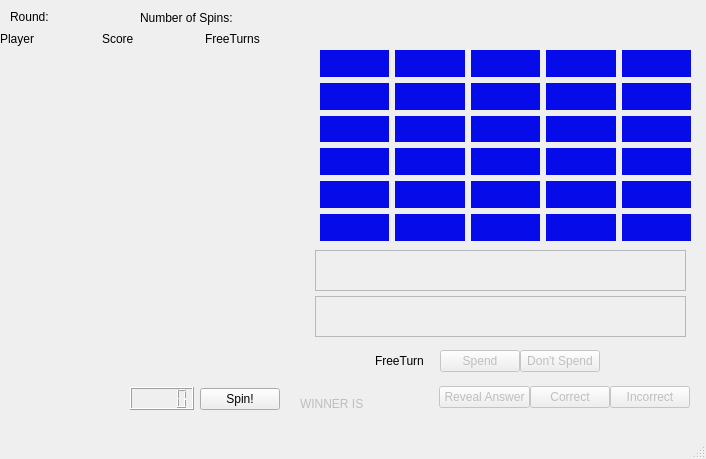
<?xml version="1.0" encoding="UTF-8"?>
<ui version="4.0">
 <class>MainWindow</class>
 <widget class="QMainWindow" name="MainWindow">
  <property name="enabled">
   <bool>true</bool>
  </property>
  <property name="geometry">
   <rect>
    <x>0</x>
    <y>0</y>
    <width>706</width>
    <height>459</height>
   </rect>
  </property>
  <property name="windowTitle">
   <string>MainWindow</string>
  </property>
  <widget class="QWidget" name="centralwidget">
   <widget class="QPushButton" name="doSpin">
    <property name="enabled">
     <bool>true</bool>
    </property>
    <property name="geometry">
     <rect>
      <x>200</x>
      <y>388</y>
      <width>80</width>
      <height>22</height>
     </rect>
    </property>
    <property name="text">
     <string>Spin!</string>
    </property>
   </widget>
   <widget class="QWidget" name="gridLayoutWidget">
    <property name="geometry">
     <rect>
      <x>0</x>
      <y>30</y>
      <width>301</width>
      <height>87</height>
     </rect>
    </property>
    <layout class="QGridLayout" name="playerData">
     <property name="sizeConstraint">
      <enum>QLayout::SetMinimumSize</enum>
     </property>
     <property name="horizontalSpacing">
      <number>6</number>
     </property>
     <item row="1" column="0">
      <widget class="QLabel" name="player0Name">
       <property name="text">
        <string/>
       </property>
      </widget>
     </item>
     <item row="2" column="2">
      <widget class="QLabel" name="player1FT">
       <property name="text">
        <string/>
       </property>
      </widget>
     </item>
     <item row="3" column="1">
      <widget class="QLabel" name="player2Score">
       <property name="text">
        <string/>
       </property>
      </widget>
     </item>
     <item row="2" column="0">
      <widget class="QLabel" name="player1Name">
       <property name="text">
        <string/>
       </property>
      </widget>
     </item>
     <item row="1" column="2">
      <widget class="QLabel" name="player0FT">
       <property name="text">
        <string/>
       </property>
      </widget>
     </item>
     <item row="3" column="2">
      <widget class="QLabel" name="player2FT">
       <property name="text">
        <string/>
       </property>
      </widget>
     </item>
     <item row="1" column="1">
      <widget class="QLabel" name="player0Score">
       <property name="text">
        <string/>
       </property>
      </widget>
     </item>
     <item row="3" column="0">
      <widget class="QLabel" name="player2Name">
       <property name="text">
        <string/>
       </property>
      </widget>
     </item>
     <item row="0" column="0">
      <widget class="QLabel" name="headerPlayer">
       <property name="text">
        <string>Player</string>
       </property>
      </widget>
     </item>
     <item row="0" column="1">
      <widget class="QLabel" name="headerScore">
       <property name="text">
        <string>Score</string>
       </property>
      </widget>
     </item>
     <item row="0" column="2">
      <widget class="QLabel" name="headerFreeTurnTokens">
       <property name="text">
        <string>FreeTurns</string>
       </property>
      </widget>
     </item>
     <item row="2" column="1">
      <widget class="QLabel" name="player1Score">
       <property name="text">
        <string/>
       </property>
      </widget>
     </item>
    </layout>
   </widget>
   <widget class="QLabel" name="labelRoundTitle">
    <property name="geometry">
     <rect>
      <x>10</x>
      <y>10</y>
      <width>54</width>
      <height>14</height>
     </rect>
    </property>
    <property name="text">
     <string>Round:</string>
    </property>
   </widget>
   <widget class="QLabel" name="roundNumber">
    <property name="geometry">
     <rect>
      <x>60</x>
      <y>10</y>
      <width>54</width>
      <height>14</height>
     </rect>
    </property>
    <property name="text">
     <string/>
    </property>
   </widget>
   <widget class="QLabel" name="labelNumSpins">
    <property name="geometry">
     <rect>
      <x>140</x>
      <y>10</y>
      <width>101</width>
      <height>16</height>
     </rect>
    </property>
    <property name="text">
     <string>Number of Spins:</string>
    </property>
   </widget>
   <widget class="QLabel" name="numSpins">
    <property name="geometry">
     <rect>
      <x>240</x>
      <y>10</y>
      <width>54</width>
      <height>14</height>
     </rect>
    </property>
    <property name="text">
     <string/>
    </property>
   </widget>
   <widget class="QLabel" name="labelWinner">
    <property name="enabled">
     <bool>false</bool>
    </property>
    <property name="geometry">
     <rect>
      <x>300</x>
      <y>396</y>
      <width>71</width>
      <height>16</height>
     </rect>
    </property>
    <property name="text">
     <string>WINNER IS</string>
    </property>
   </widget>
   <widget class="QLabel" name="winnerName">
    <property name="geometry">
     <rect>
      <x>370</x>
      <y>396</y>
      <width>111</width>
      <height>16</height>
     </rect>
    </property>
    <property name="text">
     <string/>
    </property>
   </widget>
   <widget class="QWidget" name="gridLayoutWidget_2">
    <property name="geometry">
     <rect>
      <x>0</x>
      <y>124</y>
      <width>301</width>
      <height>271</height>
     </rect>
    </property>
    <layout class="QGridLayout" name="wheel_categories">
     <item row="0" column="0">
      <widget class="QLabel" name="label_wheel_0">
       <property name="text">
        <string/>
       </property>
      </widget>
     </item>
     <item row="4" column="0">
      <widget class="QLabel" name="label_wheel_4">
       <property name="text">
        <string/>
       </property>
      </widget>
     </item>
     <item row="3" column="0">
      <widget class="QLabel" name="label_wheel_3">
       <property name="text">
        <string/>
       </property>
      </widget>
     </item>
     <item row="10" column="0">
      <widget class="QLabel" name="label_wheel_10">
       <property name="text">
        <string/>
       </property>
      </widget>
     </item>
     <item row="1" column="0">
      <widget class="QLabel" name="label_wheel_1">
       <property name="text">
        <string/>
       </property>
      </widget>
     </item>
     <item row="2" column="0">
      <widget class="QLabel" name="label_wheel_2">
       <property name="text">
        <string/>
       </property>
      </widget>
     </item>
     <item row="5" column="0">
      <widget class="QLabel" name="label_wheel_5">
       <property name="text">
        <string/>
       </property>
      </widget>
     </item>
     <item row="6" column="0">
      <widget class="QLabel" name="label_wheel_6">
       <property name="text">
        <string/>
       </property>
      </widget>
     </item>
     <item row="8" column="0">
      <widget class="QLabel" name="label_wheel_8">
       <property name="text">
        <string/>
       </property>
      </widget>
     </item>
     <item row="9" column="0">
      <widget class="QLabel" name="label_wheel_9">
       <property name="text">
        <string/>
       </property>
      </widget>
     </item>
     <item row="7" column="0">
      <widget class="QLabel" name="label_wheel_7">
       <property name="text">
        <string/>
       </property>
      </widget>
     </item>
     <item row="11" column="0">
      <widget class="QLabel" name="label_wheel_11">
       <property name="text">
        <string/>
       </property>
      </widget>
     </item>
    </layout>
   </widget>
   <widget class="QWidget" name="gridLayoutWidget_4">
    <property name="geometry">
     <rect>
      <x>320</x>
      <y>50</y>
      <width>371</width>
      <height>191</height>
     </rect>
    </property>
    <layout class="QGridLayout" name="gridLayout_4">
     <item row="3" column="1">
      <widget class="QLabel" name="label_board_col2_row4">
       <property name="styleSheet">
        <string notr="true">background-color:rgb(6,12,233)</string>
       </property>
       <property name="text">
        <string/>
       </property>
      </widget>
     </item>
     <item row="1" column="0">
      <widget class="QLabel" name="label_board_col1_row2">
       <property name="styleSheet">
        <string notr="true">background-color:rgb(6,12,233)</string>
       </property>
       <property name="text">
        <string/>
       </property>
      </widget>
     </item>
     <item row="0" column="4">
      <widget class="QLabel" name="label_board_col5_row1">
       <property name="styleSheet">
        <string notr="true">background-color:rgb(6,12,233)</string>
       </property>
       <property name="text">
        <string/>
       </property>
      </widget>
     </item>
     <item row="1" column="1">
      <widget class="QLabel" name="label_board_col2_row2">
       <property name="styleSheet">
        <string notr="true">background-color:rgb(6,12,233)</string>
       </property>
       <property name="text">
        <string/>
       </property>
      </widget>
     </item>
     <item row="0" column="0">
      <widget class="QLabel" name="label_board_col1_row1">
       <property name="styleSheet">
        <string notr="true">background-color:rgb(6,12,233)</string>
       </property>
       <property name="text">
        <string/>
       </property>
      </widget>
     </item>
     <item row="2" column="1">
      <widget class="QLabel" name="label_board_col2_row3">
       <property name="styleSheet">
        <string notr="true">background-color:rgb(6,12,233)</string>
       </property>
       <property name="text">
        <string/>
       </property>
      </widget>
     </item>
     <item row="0" column="2">
      <widget class="QLabel" name="label_board_col3_row1">
       <property name="styleSheet">
        <string notr="true">background-color:rgb(6,12,233)</string>
       </property>
       <property name="text">
        <string/>
       </property>
      </widget>
     </item>
     <item row="4" column="1">
      <widget class="QLabel" name="label_board_col2_row5">
       <property name="styleSheet">
        <string notr="true">background-color:rgb(6,12,233)</string>
       </property>
       <property name="text">
        <string/>
       </property>
      </widget>
     </item>
     <item row="0" column="3">
      <widget class="QLabel" name="label_board_col4_row1">
       <property name="styleSheet">
        <string notr="true">background-color:rgb(6,12,233)</string>
       </property>
       <property name="text">
        <string/>
       </property>
      </widget>
     </item>
     <item row="0" column="1">
      <widget class="QLabel" name="label_board_col2_row1">
       <property name="styleSheet">
        <string notr="true">background-color:rgb(6,12,233)</string>
       </property>
       <property name="text">
        <string/>
       </property>
      </widget>
     </item>
     <item row="5" column="1">
      <widget class="QLabel" name="label_board_col2_row6">
       <property name="styleSheet">
        <string notr="true">background-color:rgb(6,12,233)</string>
       </property>
       <property name="text">
        <string/>
       </property>
      </widget>
     </item>
     <item row="2" column="0">
      <widget class="QLabel" name="label_board_col1_row3">
       <property name="styleSheet">
        <string notr="true">background-color:rgb(6,12,233)</string>
       </property>
       <property name="text">
        <string/>
       </property>
      </widget>
     </item>
     <item row="3" column="0">
      <widget class="QLabel" name="label_board_col1_row4">
       <property name="styleSheet">
        <string notr="true">background-color:rgb(6,12,233)</string>
       </property>
       <property name="text">
        <string/>
       </property>
      </widget>
     </item>
     <item row="4" column="0">
      <widget class="QLabel" name="label_board_col1_row5">
       <property name="styleSheet">
        <string notr="true">background-color:rgb(6,12,233)</string>
       </property>
       <property name="text">
        <string/>
       </property>
      </widget>
     </item>
     <item row="5" column="0">
      <widget class="QLabel" name="label_board_col1_row6">
       <property name="styleSheet">
        <string notr="true">background-color:rgb(6,12,233)</string>
       </property>
       <property name="text">
        <string/>
       </property>
      </widget>
     </item>
     <item row="1" column="2">
      <widget class="QLabel" name="label_board_col3_row2">
       <property name="styleSheet">
        <string notr="true">background-color:rgb(6,12,233)</string>
       </property>
       <property name="text">
        <string/>
       </property>
      </widget>
     </item>
     <item row="2" column="2">
      <widget class="QLabel" name="label_board_col3_row3">
       <property name="styleSheet">
        <string notr="true">background-color:rgb(6,12,233)</string>
       </property>
       <property name="text">
        <string/>
       </property>
      </widget>
     </item>
     <item row="3" column="2">
      <widget class="QLabel" name="label_board_col3_row4">
       <property name="styleSheet">
        <string notr="true">background-color:rgb(6,12,233)</string>
       </property>
       <property name="text">
        <string/>
       </property>
      </widget>
     </item>
     <item row="4" column="2">
      <widget class="QLabel" name="label_board_col3_row5">
       <property name="styleSheet">
        <string notr="true">background-color:rgb(6,12,233)</string>
       </property>
       <property name="text">
        <string/>
       </property>
      </widget>
     </item>
     <item row="5" column="2">
      <widget class="QLabel" name="label_board_col3_row6">
       <property name="styleSheet">
        <string notr="true">background-color:rgb(6,12,233)</string>
       </property>
       <property name="text">
        <string/>
       </property>
      </widget>
     </item>
     <item row="1" column="3">
      <widget class="QLabel" name="label_board_col4_row2">
       <property name="styleSheet">
        <string notr="true">background-color:rgb(6,12,233)</string>
       </property>
       <property name="text">
        <string/>
       </property>
      </widget>
     </item>
     <item row="1" column="4">
      <widget class="QLabel" name="label_board_col5_row2">
       <property name="styleSheet">
        <string notr="true">background-color:rgb(6,12,233)</string>
       </property>
       <property name="text">
        <string/>
       </property>
      </widget>
     </item>
     <item row="2" column="3">
      <widget class="QLabel" name="label_board_col4_row3">
       <property name="styleSheet">
        <string notr="true">background-color:rgb(6,12,233)</string>
       </property>
       <property name="text">
        <string/>
       </property>
      </widget>
     </item>
     <item row="2" column="4">
      <widget class="QLabel" name="label_board_col5_row3">
       <property name="styleSheet">
        <string notr="true">background-color:rgb(6,12,233)</string>
       </property>
       <property name="text">
        <string/>
       </property>
      </widget>
     </item>
     <item row="3" column="3">
      <widget class="QLabel" name="label_board_col4_row4">
       <property name="styleSheet">
        <string notr="true">background-color:rgb(6,12,233)</string>
       </property>
       <property name="text">
        <string/>
       </property>
      </widget>
     </item>
     <item row="3" column="4">
      <widget class="QLabel" name="label_board_col5_row4">
       <property name="styleSheet">
        <string notr="true">background-color:rgb(6,12,233)</string>
       </property>
       <property name="text">
        <string/>
       </property>
      </widget>
     </item>
     <item row="4" column="3">
      <widget class="QLabel" name="label_board_col4_row5">
       <property name="styleSheet">
        <string notr="true">background-color:rgb(6,12,233)</string>
       </property>
       <property name="text">
        <string/>
       </property>
      </widget>
     </item>
     <item row="5" column="3">
      <widget class="QLabel" name="label_board_col4_row6">
       <property name="styleSheet">
        <string notr="true">background-color:rgb(6,12,233)</string>
       </property>
       <property name="text">
        <string/>
       </property>
      </widget>
     </item>
     <item row="4" column="4">
      <widget class="QLabel" name="label_board_col5_row5">
       <property name="styleSheet">
        <string notr="true">background-color:rgb(6,12,233)</string>
       </property>
       <property name="text">
        <string/>
       </property>
      </widget>
     </item>
     <item row="5" column="4">
      <widget class="QLabel" name="label_board_col5_row6">
       <property name="styleSheet">
        <string notr="true">background-color:rgb(6,12,233)</string>
       </property>
       <property name="text">
        <string/>
       </property>
      </widget>
     </item>
    </layout>
   </widget>
   <widget class="QTextBrowser" name="textbox_question">
    <property name="enabled">
     <bool>false</bool>
    </property>
    <property name="geometry">
     <rect>
      <x>315</x>
      <y>250</y>
      <width>371</width>
      <height>41</height>
     </rect>
    </property>
   </widget>
   <widget class="QTextBrowser" name="textbox_answer">
    <property name="enabled">
     <bool>false</bool>
    </property>
    <property name="geometry">
     <rect>
      <x>315</x>
      <y>296</y>
      <width>371</width>
      <height>41</height>
     </rect>
    </property>
   </widget>
   <widget class="QPushButton" name="button_correct">
    <property name="enabled">
     <bool>false</bool>
    </property>
    <property name="geometry">
     <rect>
      <x>530</x>
      <y>386</y>
      <width>80</width>
      <height>22</height>
     </rect>
    </property>
    <property name="text">
     <string>Correct</string>
    </property>
   </widget>
   <widget class="QPushButton" name="button_incorrect">
    <property name="enabled">
     <bool>false</bool>
    </property>
    <property name="geometry">
     <rect>
      <x>610</x>
      <y>386</y>
      <width>80</width>
      <height>22</height>
     </rect>
    </property>
    <property name="text">
     <string>Incorrect</string>
    </property>
   </widget>
   <widget class="QLCDNumber" name="timer">
    <property name="geometry">
     <rect>
      <x>130</x>
      <y>387</y>
      <width>64</width>
      <height>23</height>
     </rect>
    </property>
   </widget>
   <widget class="QPushButton" name="button_reveal">
    <property name="enabled">
     <bool>false</bool>
    </property>
    <property name="geometry">
     <rect>
      <x>439</x>
      <y>386</y>
      <width>91</width>
      <height>22</height>
     </rect>
    </property>
    <property name="text">
     <string>Reveal Answer</string>
    </property>
   </widget>
   <widget class="QPushButton" name="freeTurnSpend">
    <property name="enabled">
     <bool>false</bool>
    </property>
    <property name="geometry">
     <rect>
      <x>440</x>
      <y>350</y>
      <width>80</width>
      <height>22</height>
     </rect>
    </property>
    <property name="text">
     <string>Spend</string>
    </property>
   </widget>
   <widget class="QPushButton" name="freeTurnSkip">
    <property name="enabled">
     <bool>false</bool>
    </property>
    <property name="geometry">
     <rect>
      <x>520</x>
      <y>350</y>
      <width>80</width>
      <height>22</height>
     </rect>
    </property>
    <property name="text">
     <string>Don't Spend</string>
    </property>
   </widget>
   <widget class="QLabel" name="freeTurnLabel">
    <property name="geometry">
     <rect>
      <x>375</x>
      <y>356</y>
      <width>54</width>
      <height>10</height>
     </rect>
    </property>
    <property name="text">
     <string>FreeTurn</string>
    </property>
   </widget>
  </widget>
  <widget class="QMenuBar" name="menubar">
   <property name="geometry">
    <rect>
     <x>0</x>
     <y>0</y>
     <width>706</width>
     <height>26</height>
    </rect>
   </property>
  </widget>
  <widget class="QStatusBar" name="statusbar"/>
 </widget>
 <resources/>
 <connections/>
</ui>
